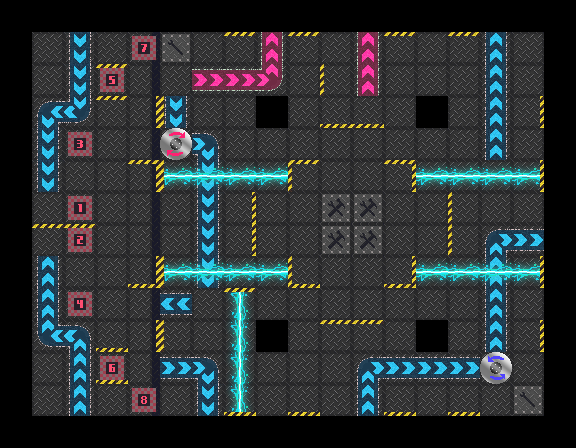

The image is a tile-based game level rendered from a .tmx file. Its description and source (layers, tilesets, objects; grid data summarised) follow:
An orthogonal 18x14 tile map with 32x32 px tiles, 5 tile layers (floor, belts, lasers, walls, ...).

<map version="1.2" tiledversion="1.2.2" orientation="orthogonal" renderorder="right-down" width="18" height="14" tilewidth="32" tileheight="32" infinite="0" nextlayerid="34" nextobjectid="1">
 <tileset firstgid="1" source="roborallyTextures.tsx" />
 <layer id="26" name="floor" width="18" height="14">
  <data>[252 cells, 188 non-empty, 4 distinct tile ids]</data>
 </layer>
 <layer id="27" name="belts" width="18" height="14">
  <data>[252 cells, 44 non-empty, 15 distinct tile ids]</data>
 </layer>
 <layer id="28" name="lasers" width="18" height="14" locked="1">
  <data>[252 cells, 20 non-empty, 2 distinct tile ids]</data>
 </layer>
 <layer id="29" name="walls" width="18" height="14" locked="1">
  <data>[252 cells, 40 non-empty, 8 distinct tile ids]</data>
 </layer>
 <layer id="31" name="start" width="18" height="14" locked="1">
  <data>[252 cells, 8 non-empty, 8 distinct tile ids]</data>
 </layer>
</map>
